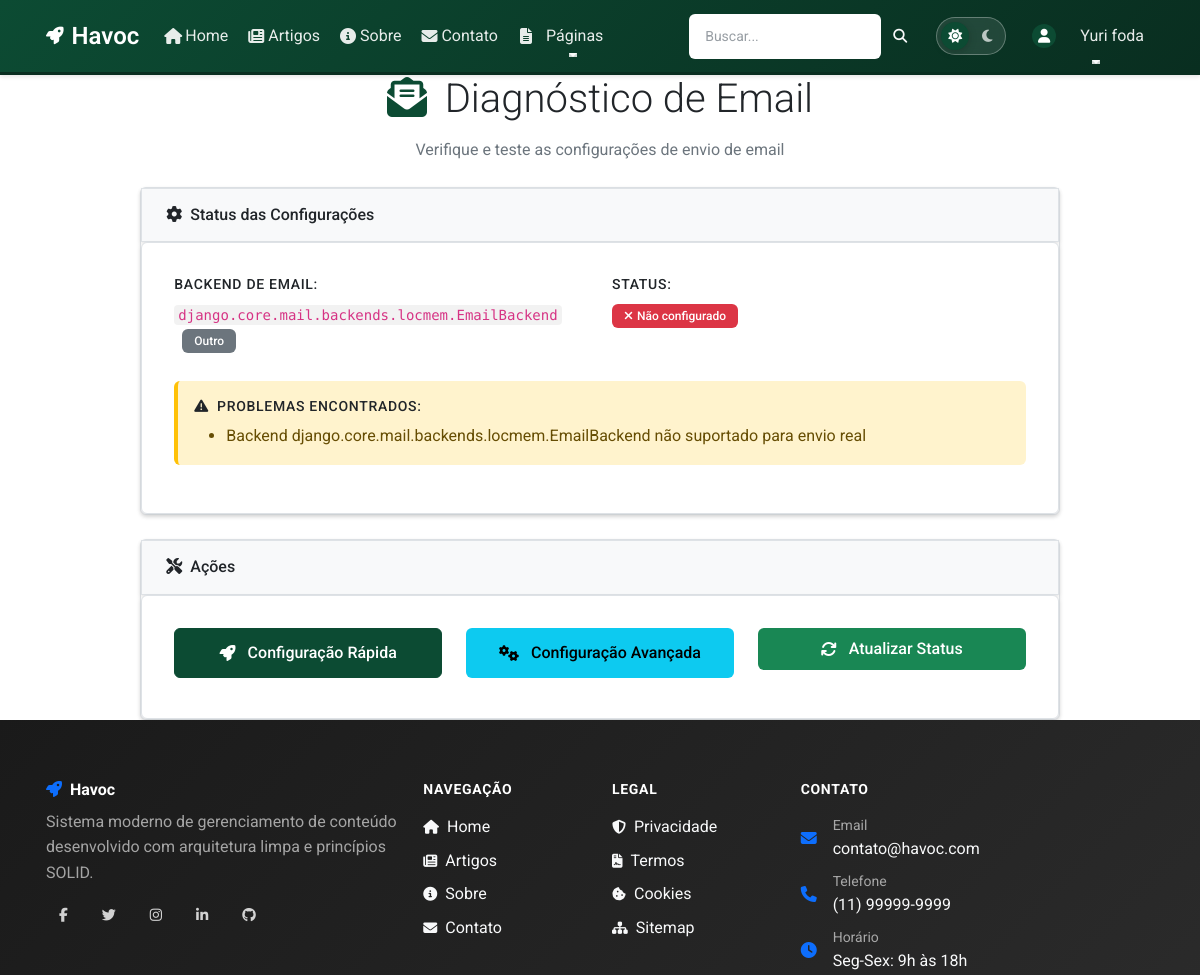
Page /accounts/email/diagnostico/ (signed in, upper part) on the earlier database version.
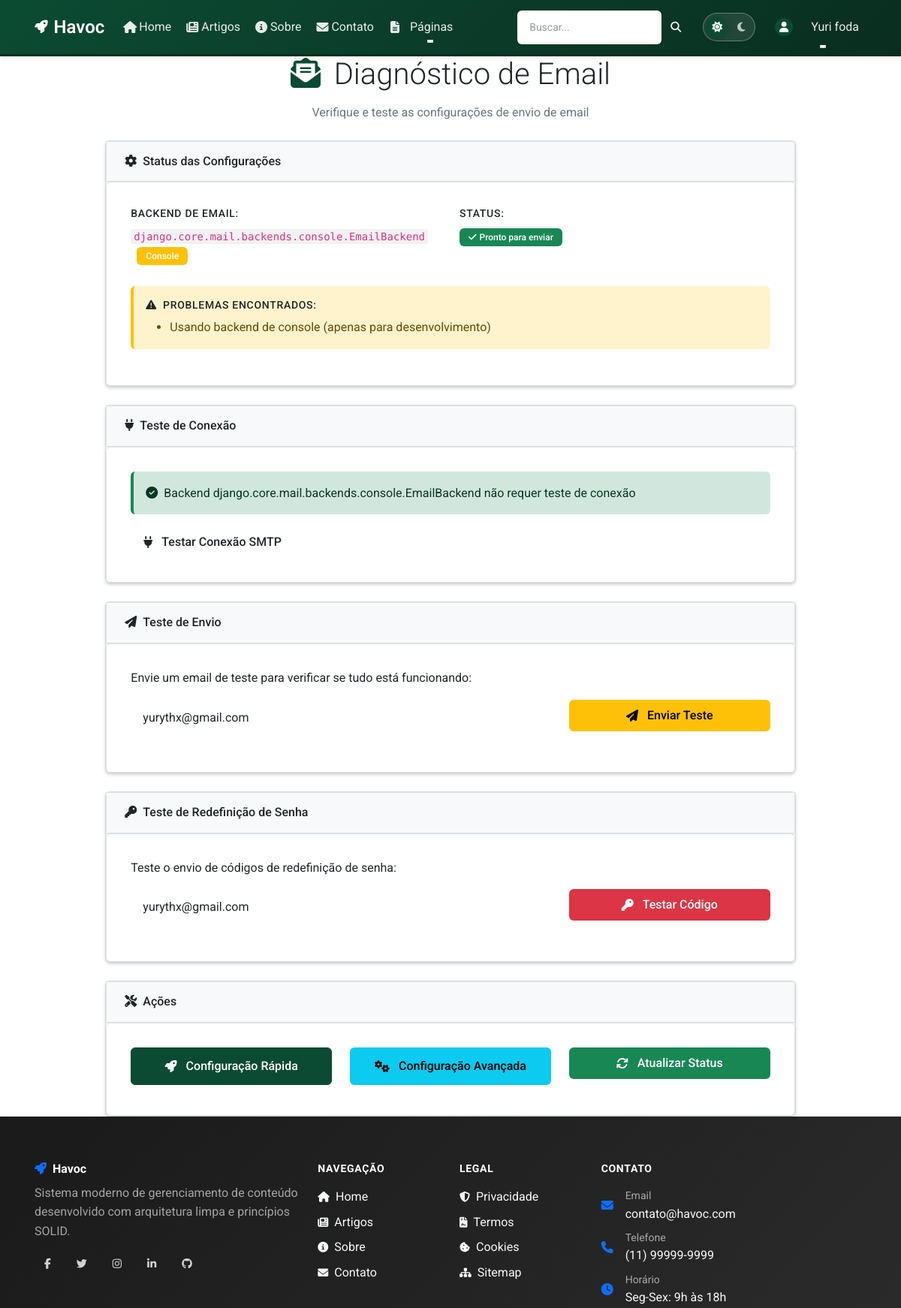
Same page on the later database version.
### apps/accounts/models/user.py (models this page shows, shortened)
class User(AbstractUser):
    email = models.EmailField(
        'endereço de email',
        unique=True,
        error_messages={
            'unique': "Já existe um usuário com este email.",
        }
    )
    is_verified = models.BooleanField(
        'verificado',
        default=False,
        help_text='Designa se o usuário verificou o email.'
    )
    slug = models.SlugField(
        'slug',
        max_length=100,
        unique=True,
        blank=True,
        help_text='Identificador único para URLs amigáveis'
    )
    avatar = models.ImageField(
        'avatar',
        upload_to=user_avatar_path,
        blank=True,
        null=True,
        help_text='Foto de perfil do usuário'
    )
    bio = models.TextField(
        'biografia',
        max_length=500,
        blank=True,
        help_text='Breve descrição sobre o usuário'
    )
    phone = models.CharField(
        'telefone',
        max_length=20,
        blank=True,
        help_text='Número de telefone do usuário'
    )
    birth_date = models.DateField(
        'data de nascimento',
        blank=True,
        null=True,
        help_text='Data de nascimento do usuário'
    )
    location = models.CharField(
        'localização',
        max_length=100,
        blank=True,
        help_text='Cidade/Estado do usuário'
    )
    objects = UserManager()
    USERNAME_FIELD = 'email'
    REQUIRED_FIELDS = ['username']
    class Meta:
        verbose_name = 'usuário'
        verbose_name_plural = 'usuários'
        ordering = ['-date_joined']
    def get_full_name(self):
        return f"{self.first_name} {self.last_name}".strip()

### apps/accounts/views/email_test.py (the view)
# urls.py: path('email/diagnostico/', EmailDiagnosticView.as_view(), name='email_diagnostic'),
class EmailDiagnosticView(LoginRequiredMixin, View):
    template_name = 'accounts/email_diagnostic.html'
    def get(self, request):
        email_service = EmailService()
        config_status = email_service.get_config_status()
        connection_status = None
        if config_status['configured'] and config_status['can_send']:
            try:
                success, message = email_service.test_connection()
                connection_status = {
                    'success': success,
                    'message': message
                }
            except Exception as e:
                connection_status = {
                    'success': False,
                    'message': f'Erro ao testar conexão: {str(e)}'
                }
        context = {
            'config_status': config_status,
            'connection_status': connection_status,
            'email_config': email_service.config,
            'user_email': request.user.email,
        }
        return render(request, self.template_name, context)

### apps/config/models/app_module_config.py (called while the page is built)
    @property
    def is_available(self):
        return self.is_enabled and self.status == 'active'

### apps/config/models/configuration_models.py (called while the page is built)
    @classmethod
    def get_default(cls):
        try:
            return cls.objects.filter(is_default=True, is_active=True).first()
        except cls.DoesNotExist:
            return None

### apps/config/models/system_configuration.py (called while the page is built)
    def get_value_as_json(self):
        try:
            return json.loads(self.value)
        except (json.JSONDecodeError, TypeError):
            return self.value

### apps/config/repositories/config_repository.py (called while the page is built)
    def get_by_key(self, key: str) -> Any:
        try:
            config = SystemConfiguration.objects.get(key=key, is_active=True)
            return config.get_value_as_json()
        except SystemConfiguration.DoesNotExist:
            raise ObjectDoesNotExist(f"Configuração com chave '{key}' não encontrada")

### apps/config/services/module_service.py (called while the page is built)
    def get_module_by_name(self, app_name: str) -> Optional[AppModuleConfiguration]:
        try:
            return AppModuleConfiguration.objects.get(app_name=app_name)
        except AppModuleConfiguration.DoesNotExist:
            return None

    def is_module_enabled(self, app_name: str) -> bool:
        module = self.get_module_by_name(app_name)
        return module.is_available if module else False

### apps/accounts/templates/accounts/email_diagnostic.html (shortened to what the changed rows need)
{% extends 'base.html' %}
{% load crispy_forms_tags %}
{% block content %}
<div class="container">
    <div class="row justify-content-center">
        <div class="col-lg-10">
            <div class="text-center mb-4">
                <h2 class="display-6 text-sans text-body">
                    <i class="fas fa-envelope-open-text text-django-green me-2"></i>
                    Diagnóstico de Email
                </h2>
            </div>
            <div class="card-django mb-4">
                <div class="card-body card-django-body-spacious card-django">
                    <div class="row">
                        <div class="col-md-6">
                            <p class="mb-2 text-body">
                                <code>{{ config_status.backend }}</code>
                                {% if config_status.backend == 'django.core.mail.backends.smtp.EmailBackend' %}
                                    <span class="badge badge-enhanced bg-success ms-2">SMTP</span>
                                {% elif config_status.backend == 'django.core.mail.backends.console.EmailBackend' %}
                                    <span class="badge badge-enhanced bg-warning ms-2">Console</span>
                                {% else %}
                                    <span class="badge badge-enhanced bg-secondary ms-2">Outro</span>
                                {% endif %}
                            </p>
                        </div>
                        <div class="col-md-6">
                            <h6 class="text-sans text-body">Status:</h6>
                            {% if config_status.can_send %}
                                <span class="badge badge-enhanced bg-success">
                                    <i class="fas fa-check me-1"></i>Pronto para enviar
                                </span>
                            {% else %}
                                <span class="badge badge-enhanced bg-danger">
                                    <i class="fas fa-times me-1"></i>Não configurado
                                </span>
                            {% endif %}
                        </div>
                    </div>
                    {% if config_status.issues %}
                    <div class="alert alert-warning mt-3">
                        <ul class="mb-0">
                            {% for issue in config_status.issues %}
                            <li>{{ issue }}</li>
                            {% endfor %}
                        </ul>
                    </div>
                    {% endif %}
                </div>
            </div>
            {% if config_status.can_send %}
            <div class="card-django mb-4">
                <div class="card-header card-django-header-comfortable bg-success text-light card-django">
                    <h5 class="mb-0 text-sans text-body">
                        <i class="fas fa-plug me-2"></i>Teste de Conexão
                    </h5>
                </div>
                <div class="card-body card-django-body-spacious card-django">
                    {% if connection_status %}
                        {% if connection_status.success %}
                            <div class="alert alert-success">
                                <i class="fas fa-check-circle me-2"></i>{{ connection_status.message }}
                            </div>
                        {% else %}
                            <div class="alert alert-danger">
                                <i class="fas fa-times-circle me-2"></i>{{ connection_status.message }}
                            </div>
                        {% endif %}
                    {% endif %}
                    <button type="button" class="btn btn-outline text-sans-success" onclick="testConnection()">
                        <i class="fas fa-plug me-2"></i>Testar Conexão SMTP
                    </button>
                </div>
            </div>
            {% endif %}
            {% if config_status.can_send %}
            <div class="card-django mb-4">
                <div class="card-header card-django-header-comfortable bg-warning text-body card-django">
                    <h5 class="mb-0 text-sans text-body">
                        <i class="fas fa-paper-plane me-2"></i>Teste de Envio
                    </h5>
                </div>
                <div class="card-body card-django-body-spacious card-django">
                    <p>Envie um email de teste para verificar se tudo está funcionando:</p>
                    <div class="row">
                        <div class="col-md-8">
                            <input type="email" class="form-control form-control-enhanced" id="testEmail"
                                   value="{{ user_email }}" placeholder="Email de destino">
                        </div>
                        <div class="col-md-4">
                            <button type="button" class="btn btn-warning text-sans w-100" onclick="sendTestEmail()">
                                <i class="fas fa-paper-plane me-2"></i>Enviar Teste
                            </button>
                        </div>
                    </div>
                </div>
            </div>
            <div class="card-django mb-4">
                <div class="card-header card-django-header-comfortable bg-danger text-light card-django">
                    <h5 class="mb-0 text-sans text-body">
                        <i class="fas fa-key me-2"></i>Teste de Redefinição de Senha
                    </h5>
                </div>
                <div class="card-body card-django-body-spacious card-django">
                    <p>Teste o envio de códigos de redefinição de senha:</p>
                    <div class="row">
                        <div class="col-md-8">
                            <input type="email" class="form-control form-control-enhanced" id="resetTestEmail"
                                   value="{{ user_email }}" placeholder="Email para teste">
                        </div>
                        <div class="col-md-4">
                            <button type="button" class="btn btn-danger text-sans w-100" onclick="testPasswordReset()">
                                <i class="fas fa-key me-2"></i>Testar Código
                            </button>
                        </div>
                    </div>
                </div>
            </div>
            {% endif %}
        </div>
    </div>
</div>
{% endblock %}

### apps/pages/templates/includes/_nav.html (shortened to what the changed rows need)
{% load static %}
<nav class="navbar navbar-expand-lg navbar-django">
    <div class="container">
        <div class="collapse navbar-collapse" id="navbarNav">
            <ul class="navbar-nav align-items-center">
                {% if user.is_authenticated %}
                    <li class="nav-item dropdown">
                        <a class="nav-link dropdown-toggle d-flex align-items-center" href="#" id="userDropdown" role="button"
                           data-bs-toggle="dropdown" aria-expanded="false" aria-label="Menu do usuário">
                            <div class="avatar-sm me-2">
                                <div class="bg-django-green rounded-circle d-flex align-items-center justify-content-center" style="width: 24px; height: 24px;">
                                    <i class="fas fa-user text-white small"></i>
                                </div>
                            </div>
                            <span class="d-none d-md-inline">{{ user.get_full_name|default:user.username }}</span>
                        </a>
                    </li>
                {% endif %}
            </ul>
        </div>
    </div>
</nav>

Differences in the rows shown:
changed User "Yuri foda": email (not shown) → "yurythx@gmail.com"
Other differences:
{{ config_status.backend }}: "django.core.mail.backends.locmem.EmailBackend" → "django.core.mail.backends.console.EmailBackend"
{{ connection_status.message }}: (not shown) → "Backend django.core.mail.backends.console.EmailBackend não requer teste de conexão"
text no longer shown: "Outro Não configurado"
text now shown: "Console Pronto para enviar Teste de Conexão Testar Conexão SMTP Teste de Envio Envie um email de teste para verificar se tudo está funcionando: Enviar Teste Teste de Redefinição de Senha Teste o envio de códigos de redefinição de senha: Testar Código"
new list line: "Usando backend de console (apenas para desenvolvimento)"
list line gone: "Backend django.core.mail.backends.locmem.EmailBackend não suportado para envio real"
